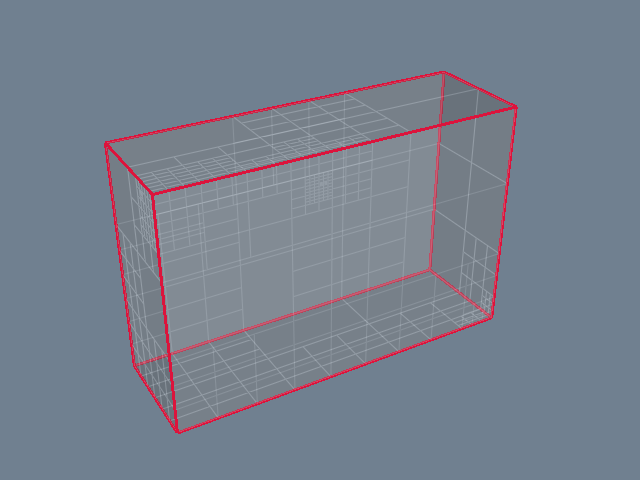

Reproduce this figure in Python.
#!/usr/bin/env python

# Extract feature edges from a hyper tree grid using
# vtkHyperTreeGridFeatureEdges.  The edges highlight boundaries between
# cells of different refinement levels, rendered over a translucent
# HTG surface for context.

# Factory overrides: importing these modules registers the OpenGL rendering
# and interaction style implementations for vtkRenderingCore factory classes.
import vtkmodules.vtkInteractionStyle  # noqa: F401
import vtkmodules.vtkRenderingOpenGL2  # noqa: F401
# VTK pipeline classes used in this example
from vtkmodules.vtkFiltersHyperTree import (
    vtkHyperTreeGridFeatureEdges,
    vtkHyperTreeGridGeometry,
)
from vtkmodules.vtkFiltersSources import vtkHyperTreeGridSource
from vtkmodules.vtkRenderingCore import (
    vtkActor,
    vtkPolyDataMapper,
    vtkRenderWindow,
    vtkRenderWindowInteractor,
    vtkRenderer,
)

# Colors (normalized RGB)
light_gray_rgb = (0.800, 0.800, 0.800)
crimson_rgb = (0.863, 0.078, 0.235)
slate_gray_background_rgb = (0.439, 0.502, 0.565)

# Source: create a 3D hyper tree grid from a text descriptor
descriptor = (
    "RRR .R. .RR ..R ..R .R.|"
    "R.......................... "
    "........................... ........................... "
    ".............R............. ....RR.RR........R......... "
    ".....RRRR.....R.RR......... ........................... "
    "........................... "
    "...........................|"
    "........................... "
    "........................... ........................... "
    "...RR.RR.......RR.......... ........................... "
    "RR......................... ........................... "
    "........................... ........................... "
    "........................... ........................... "
    "........................... ........................... "
    "............RRR............|"
    "........................... "
    "........................... .......RR.................. "
    "........................... ........................... "
    "........................... ........................... "
    "........................... ........................... "
    "........................... "
    "...........................|"
    "........................... "
    "..........................."
)

source = vtkHyperTreeGridSource()
source.SetMaxDepth(6)
source.SetDimensions(4, 4, 3)
source.SetGridScale(1.5, 1.0, 0.7)
source.SetBranchFactor(4)
source.SetDescriptor(descriptor)
source.Update()
source.GetOutput().GetCellData().SetActiveScalars("Depth")

# Filter: extract feature edges from the HTG
feature_edges = vtkHyperTreeGridFeatureEdges()
feature_edges.SetInputConnection(source.GetOutputPort())

# Mapper: map the feature edges
edges_mapper = vtkPolyDataMapper()
edges_mapper.SetInputConnection(feature_edges.GetOutputPort())
edges_mapper.ScalarVisibilityOff()

# Actor: assign the feature edges with crimson color
edges_actor = vtkActor()
edges_actor.SetMapper(edges_mapper)
edges_actor.GetProperty().SetColor(crimson_rgb)
edges_actor.GetProperty().SetLineWidth(3)

# Context: render the full HTG surface as a translucent wireframe
geometry = vtkHyperTreeGridGeometry()
geometry.SetInputConnection(source.GetOutputPort())

context_mapper = vtkPolyDataMapper()
context_mapper.SetInputConnection(geometry.GetOutputPort())
context_mapper.ScalarVisibilityOff()

context_actor = vtkActor()
context_actor.SetMapper(context_mapper)
context_actor.GetProperty().SetColor(light_gray_rgb)
context_actor.GetProperty().SetOpacity(0.25)
context_actor.GetProperty().EdgeVisibilityOn()
context_actor.GetProperty().SetEdgeColor(0.9, 0.9, 0.9)

# Renderer: assemble the scene and configure the camera
renderer = vtkRenderer()
renderer.AddActor(edges_actor)
renderer.AddActor(context_actor)
renderer.SetBackground(slate_gray_background_rgb)

# Window: display the rendered scene
render_window = vtkRenderWindow()
render_window.AddRenderer(renderer)
render_window.SetWindowName("hypertreegrid feature edges")
render_window.SetMultiSamples(0)
render_window.SetSize(640, 480)

# Interactor: handle mouse and keyboard events
render_window_interactor = vtkRenderWindowInteractor()
render_window_interactor.SetRenderWindow(render_window)

# Scene: configure the camera
renderer.ResetCamera()
renderer.GetActiveCamera().Azimuth(150)
renderer.GetActiveCamera().Elevation(30)
renderer.ResetCameraClippingRange()

render_window_interactor.Initialize()
render_window_interactor.Start()
